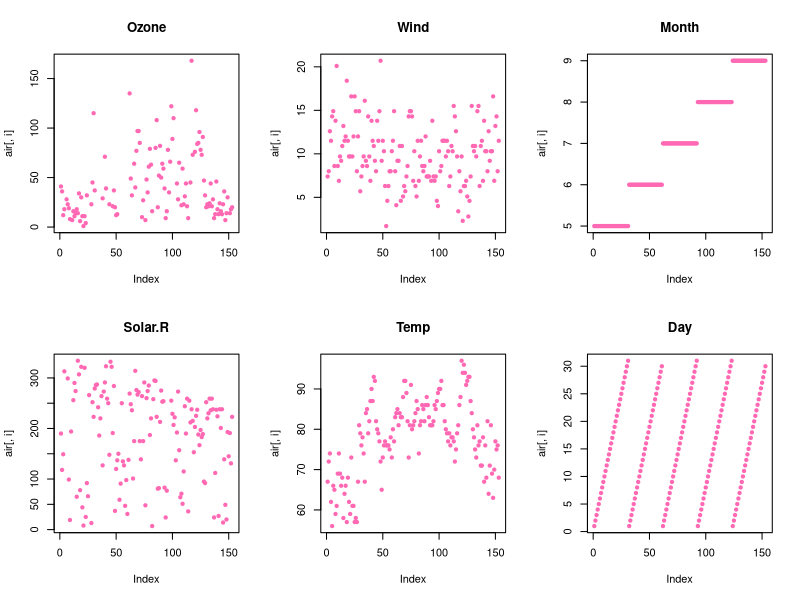

The R script that drew this image: (Note: this script raises an error after producing the figure.)
## ---- chunk 1
air <- read.table(file="datasets/air.txt",
                  sep=",",
                  dec=".",
                  header=T)
## ---- chunk 2
Temperature <- 21
if(Temperature<15){
  print("il fait frisquet aujourd'hui!")
}
Temperature <- 12
if(Temperature<15){
  print("il fait frisquet aujourd'hui!")
}
## ---- chunk 3
Temperature <- 21
if(Temperature<15){
  print("il fait frisquet aujourd'hui!")
}else{
  print("il fait bon aujourd'hui!")
}
## ---- chunk 4
for(i in 1:5){
  print(paste("On en est à",i,"!"))
}
## ---- chunk 5
layout(matrix(1:6,nrow=2))
for(i in 1:6){
  plot(air[,i],
       col="hotpink",pch=20,
       main=colnames(air)[i])
}
## ---- chunk 6
Tconversion  <-function(x){
    reponse=(x-32)/1.8
    return(reponse)
}
## ---- chunk 7
Tconversion(451)
## ---- chunk 8
Tconversion <- function(x, type="FtoC"){
  if(type=="FtoC"){
    resultat <- (x-32)/1.8
  }
  if(type=="CtoF"){
    resultat <- 1.8*x+32
  }
  if(type!="FtoC" & type!="CtoF"){
    resultat <- "Pas compris!"
  }
  return(resultat)
}
## ---- chunk 9
Tconversion(451)
Tconversion(451, type="FtoC")
Tconversion(232, type="CtoF")
Tconversion(232, type="kekek!")
## ---- chunk 10
layout(matrix(1:5,nrow=5))
require(dplyr)
for (i in 5:9){
  data_tmp <- filter(air, Month==i)
  plot(data_tmp$Wind, data_tmp$Ozone,
       main=paste("Mois", i),
       col="lightskyblue",pch=20, cex=3)
}
